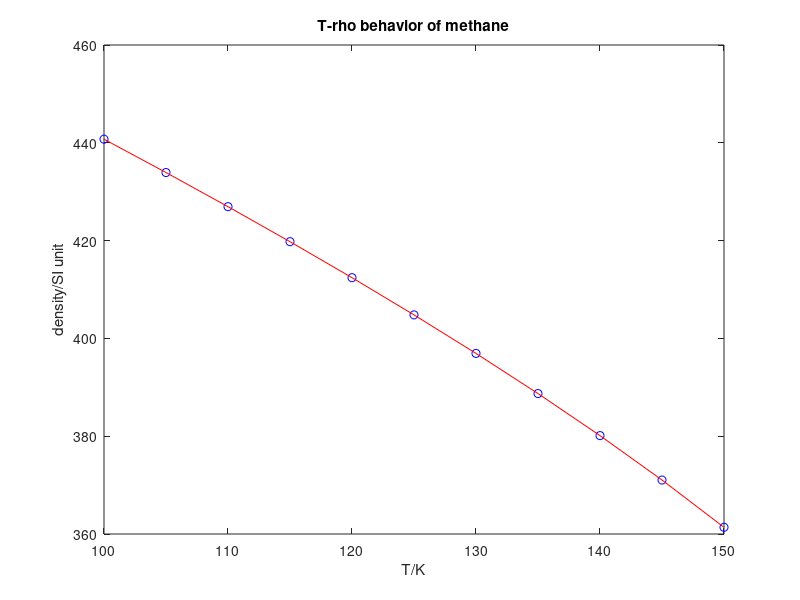

The MATLAB script that drew this image:
clc;clear

% all SI units. kg-N-m-s

Runi = 8.3144598;
mwch4 = 16.04e-3;
Rspec = Runi/mwch4;

m = 525;

T1 = 120;
P1 = 2.5e6;
rho1 = 412.42;
V1 = m/rho1

T2 = 120;
P2 = 0.5e6;
rho2 = 410.25;
V2 = m/rho2

fracchange = abs(V2-V1)/V1

Ttable = 100:5:150;
rhotable = [440.74 433.92 426.94 419.78 412.42 404.81 396.93 388.72 380.12 371.04 361.37];
plot(Ttable,rhotable,'bo')
hold on
plot(Ttable,rhotable,'r-')
title('T-rho behavior of methane')
xlabel('T/K')
ylabel('density/SI unit')

rho3 = rho2
T3 = interp1(rhotable,Ttable,rho3,'spline')

deltah1 = (23.945e3-28.599e3)+(5e6/415-0.5e6/410.25)
deltah2 = (44.026e3-26.465e3)+2.5e6*(1/404.81-1/412.42)
